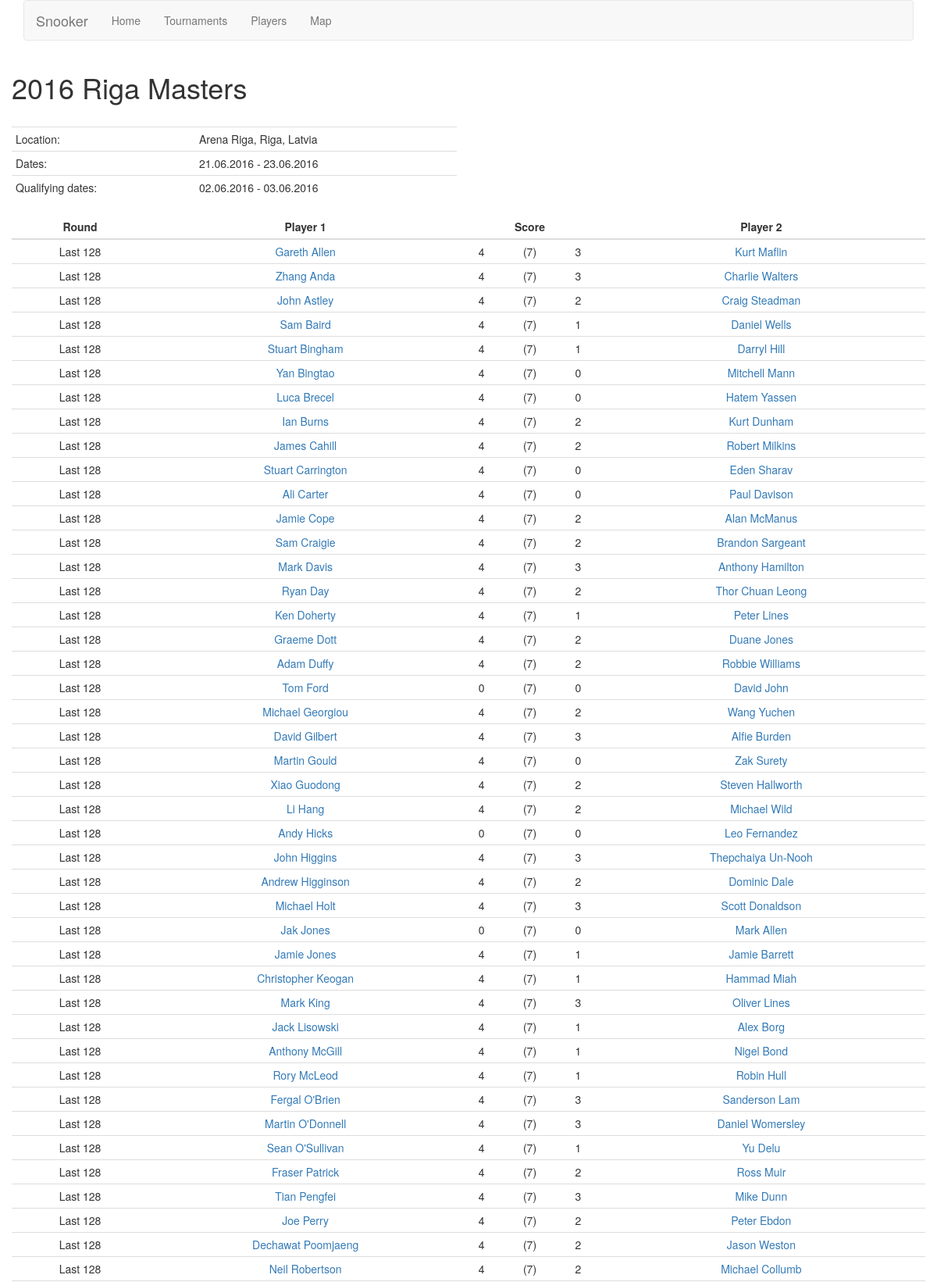
The page /tournament/3/ (upper part) on the database its author committed.
### tables this page shows
CREATE TABLE tournaments (
                id integer primary key,
                name text,
                location text,
                season text,
                startdate integer,
                enddate integer,
                qualstartdate integer,
                qualenddate integer );

CREATE TABLE rounds (
                id integer primary key,
                name text,
                roundorder integer,
                tournament integer,
                FOREIGN KEY(tournament) REFERENCES tournaments(id) );

CREATE TABLE matches (
                id integer primary key,
                score1 integer,
                score2 integer,
                date integer, 
                round integer,
                player1 integer,
                player2 integer,
                bestof integer,
                walkover integer,
                frames text,
                FOREIGN KEY(round) REFERENCES rounds(id),
                FOREIGN KEY(player1) REFERENCES players(id),
                FOREIGN KEY(player2) REFERENCES players(id) );

CREATE TABLE players (
                id integer primary key,
                name text,
                birthdate integer,
                country text,
                professional text);

### main.py (the view)
@app.route('/tournament/<id>/')
def tournament(id):
    cur = g.db.cursor()
    cur.execute("SELECT name,location,startdate,enddate,qualstartdate,qualenddate FROM tournaments WHERE id=?", (id,))
    tour = cur.fetchone()
    if tour is None:
        return render_template('error.html', msg=("Tournament " + id + " doesn't exists."))
    info  = {
        'id': id,
        'name': tour[0],
        'location': tour[1],
        'startdate': stamp2text(tour[2]),
        'enddate': stamp2text(tour[3]),
        'qualstartdate': "" if tour[4] == 'NULL' else stamp2text(tour[4]),
        'qualenddate': "" if tour[5] == 'NULL' else stamp2text(tour[5]),
    }
    cur.execute("SELECT m.score1,m.score2,m.player1,m.player2,p1.name,p2.name,m.bestof,m.walkover,m.round FROM matches as m, players as p1, players as p2 WHERE m.round IN (SELECT id FROM rounds WHERE tournament = ?) AND m.player1 = p1.id AND m.player2 = p2.id ORDER BY round;", (id,))
    matches = cur.fetchall()
    cur.execute("SELECT id, name,roundorder FROM rounds WHERE tournament = ? ORDER BY roundorder ASC;", (id,))
    rounds = cur.fetchall()
    results = []
    r_map = {}
    for id, name, order in rounds:
        results.append({
            'name': name,
            'matches': []
        })
        r_map[id] = order
    for score1, score2, id1, id2, player1, player2, bestof, walkover, round in matches:
        round_o = r_map[round]
        results[round_o]['matches'].append({
            'score1': score1,
            'score2': score2,
            'id1': id1,
            'id2': id2,
            'player1': player1,
            'player2': player2,
            'bestof': bestof,
            'walkover': walkover
        })
    results = results[::-1]
    return render_template('tournament.html', info=info, results=results)

### main.py (called while the page is built)
def connect_db():
    return sqlite3.connect('db.sqlite3')

@app.before_request
def before_request():
    g.db = connect_db()

@app.teardown_request
def teardown_request(exception):
    db = getattr(g, 'db', None)
    if db is not None:
        db.close()

def stamp2text(time):
    return datetime.datetime.fromtimestamp(int(time)).strftime('%d.%m.%Y')

### templates/tournament.html (shortened to what this page needs)
{% extends "layout.html" %}
{% block head %}
    {{ super() }}
{% endblock %}
{% block content %}
    <h1>{{ info.name }}</h1></br>
    <div class="row">
        <div class="table-responsive col-md-6">
            <table class="table table-condensed">
                <tr>
                    <td>Location:</td><td>{{ info.location }}</td>
                </tr>
                <tr>
                    <td>Dates:</td><td>{{ info.startdate }} - {{info.enddate}}</td>
                </tr>
                <tr>
                    <td>Qualifying dates:</td><td>{{ info.qualstartdate }} - {{info.qualenddate}}</td>
                </tr>
            </table>
        </div>
    </div>
    <div class="table-responsive">
        <table class="table table-condensed table-hover">
            <thead>
                <th class="text-center">Round</th>
                <th class="text-center">Player 1</th>
                <th colspan="3" class="text-center">Score</th>
                <th class="text-center">Player 2</th>
            </thead>
            {% for round in results %}
                <tbody>
                    {% for match in round.matches %}
                        <tr>
                            <td class="text-center">{{ round.name }}</td>
                            <td class="text-center">
                                <a href="{{ url_for("player", id=match.id1) }}">
                                    {{ match.player1 }}
                                </a>
                            </td>
                            <td class="text-center">{{ match.score1 }}</td>
                            <td class="text-center">({{ match.bestof }})</td>
                            <td class="text-center">{{ match.score2 }}</td>
                            <td class="text-center">
                                <a href="{{ url_for("player", id=match.id2) }}">
                                    {{ match.player2 }}
                                </a>
                            </td>
                        </tr>
                    {% endfor %}
                </tbody>
            {% endfor %}
        </table>
    </div>
{% endblock %}

### rows shown on the page
tournaments: name "2016 Riga Masters", location "Arena Riga, Riga, Latvia"
rounds: name "Last 128"
matches: player1 "Gareth Allen", score1 "4", bestof "7", score2 "3", player2 "Kurt Maflin"
matches: player1 "Zhang Anda", score1 "4", bestof "7", score2 "3", player2 "Charlie Walters"
matches: player1 "John Astley", score1 "4", bestof "7", score2 "2", player2 "Craig Steadman"
matches: player1 "Sam Baird", score1 "4", bestof "7", score2 "1", player2 "Daniel Wells"
matches: player1 "Stuart Bingham", score1 "4", bestof "7", score2 "1", player2 "Darryl Hill"
matches: player1 "Yan Bingtao", score1 "4", bestof "7", score2 "0", player2 "Mitchell Mann"
matches: player1 "Luca Brecel", score1 "4", bestof "7", score2 "0", player2 "Hatem Yassen"
matches: player1 "Ian Burns", score1 "4", bestof "7", score2 "2", player2 "Kurt Dunham"
matches: player1 "James Cahill", score1 "4", bestof "7", score2 "2", player2 "Robert Milkins"
matches: player1 "Stuart Carrington", score1 "4", bestof "7", score2 "0", player2 "Eden Sharav"
matches: player1 "Ali Carter", score1 "4", bestof "7", score2 "0", player2 "Paul Davison"
matches: player1 "Jamie Cope", score1 "4", bestof "7", score2 "2", player2 "Alan McManus"
matches: player1 "Sam Craigie", score1 "4", bestof "7", score2 "2", player2 "Brandon Sargeant"
matches: player1 "Mark Davis", score1 "4", bestof "7", score2 "3", player2 "Anthony Hamilton"
matches: player1 "Ryan Day", score1 "4", bestof "7", score2 "2", player2 "Thor Chuan Leong"
matches: player1 "Ken Doherty", score1 "4", bestof "7", score2 "1", player2 "Peter Lines"
matches: player1 "Graeme Dott", score1 "4", bestof "7", score2 "2", player2 "Duane Jones"
matches: player1 "Adam Duffy", score1 "4", bestof "7", score2 "2", player2 "Robbie Williams"
matches: player1 "Tom Ford", score1 "0", bestof "7", score2 "0", player2 "David John"
matches: player1 "Michael Georgiou", score1 "4", bestof "7", score2 "2", player2 "Wang Yuchen"
matches: player1 "David Gilbert", score1 "4", bestof "7", score2 "3", player2 "Alfie Burden"
matches: player1 "Martin Gould", score1 "4", bestof "7", score2 "0", player2 "Zak Surety"
matches: player1 "Xiao Guodong", score1 "4", bestof "7", score2 "2", player2 "Steven Hallworth"
matches: player1 "Li Hang", score1 "4", bestof "7", score2 "2", player2 "Michael Wild"
matches: player1 "Andy Hicks", score1 "0", bestof "7", score2 "0", player2 "Leo Fernandez"
matches: player1 "John Higgins", score1 "4", bestof "7", score2 "3", player2 "Thepchaiya Un-Nooh"
matches: player1 "Andrew Higginson", score1 "4", bestof "7", score2 "2", player2 "Dominic Dale"
matches: player1 "Michael Holt", score1 "4", bestof "7", score2 "3", player2 "Scott Donaldson"
matches: player1 "Jak Jones", score1 "0", bestof "7", score2 "0", player2 "Mark Allen"
matches: player1 "Jamie Jones", score1 "4", bestof "7", score2 "1", player2 "Jamie Barrett"
matches: player1 "Christopher Keogan", score1 "4", bestof "7", score2 "1", player2 "Hammad Miah"
matches: player1 "Mark King", score1 "4", bestof "7", score2 "3", player2 "Oliver Lines"
matches: player1 "Jack Lisowski", score1 "4", bestof "7", score2 "1", player2 "Alex Borg"
matches: player1 "Anthony McGill", score1 "4", bestof "7", score2 "1", player2 "Nigel Bond"
matches: player1 "Rory McLeod", score1 "4", bestof "7", score2 "1", player2 "Robin Hull"
matches: player1 "Fergal O'Brien", score1 "4", bestof "7", score2 "3", player2 "Sanderson Lam"
matches: player1 "Martin O'Donnell", score1 "4", bestof "7", score2 "3", player2 "Daniel Womersley"
matches: player1 "Sean O'Sullivan", score1 "4", bestof "7", score2 "1", player2 "Yu Delu"
matches: player1 "Fraser Patrick", score1 "4", bestof "7", score2 "2", player2 "Ross Muir"
matches: player1 "Tian Pengfei", score1 "4", bestof "7", score2 "3", player2 "Mike Dunn"
matches: player1 "Joe Perry", score1 "4", bestof "7", score2 "2", player2 "Peter Ebdon"
matches: player1 "Dechawat Poomjaeng", score1 "4", bestof "7", score2 "2", player2 "Jason Weston"
matches: player1 "Neil Robertson", score1 "4", bestof "7", score2 "2", player2 "Michael Collumb"

### other values the page prints
{{ info.startdate }} "21.06.2016"
{{ info.enddate }} "23.06.2016"
{{ info.qualstartdate }} "02.06.2016"
{{ info.qualenddate }} "03.06.2016"
